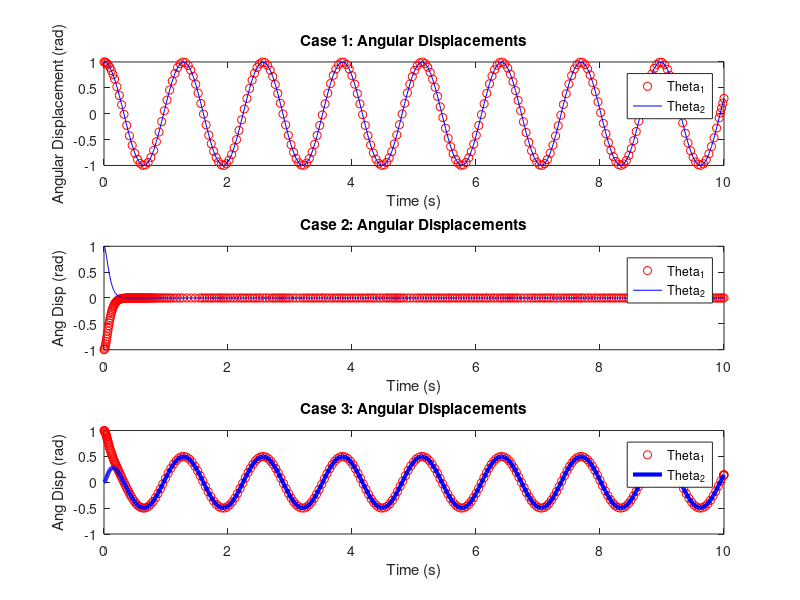
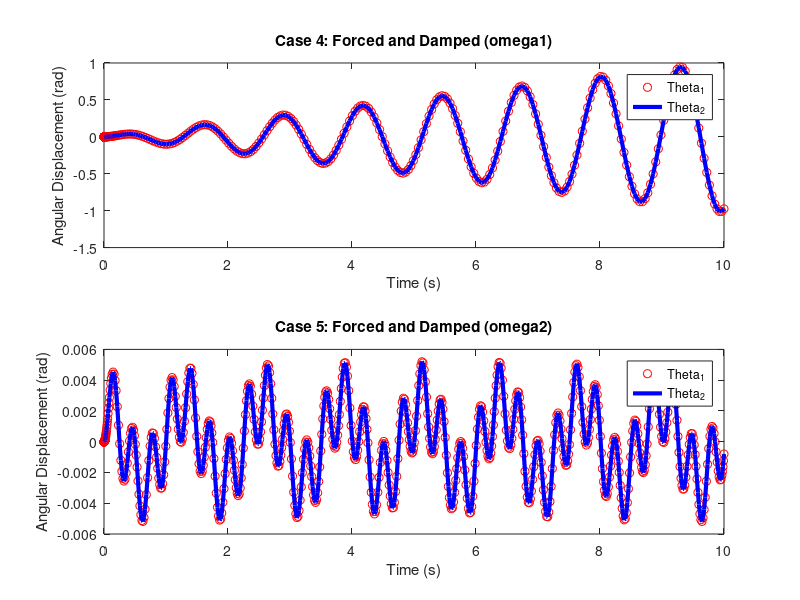

These charts were generated, in order, by the following MATLAB code:
% Given parameters
m1 = 1; m2 = 1;
b = 1;
a = b/4;
k1 = 2; k2 = 2;
k = 1;
c = 0.1;



% MOI
I1 = m1 * a^2 * (1/12);
I2 = m2 * a^2 * (1/12);

% Mass matrix M
M = [I1, 0; 0, I2];

% Stiffness matrix K
K = [k1 * a^2 + k * b^2, -k * b^2; -k * b^2, k2 * a^2 + k * b^2];

% natural freq
[eigvecs, eigvals] = eig(inv(M) * K);
natural_frequencies = sqrt(diag(eigvals)); % rad/s
C = c * b^2 * [1 -1; -1 1];


ode_func = @(t, x) [x(3); x(4); ...
                    -inv(M) * (C * [x(3); x(4)] + K * [x(1); x(2)])];


t_span = [0, 10];


initial_conditions_case1 = [1; 1; 0; 0]; % Case 1: Initial displacement 1 rad, velocity 0
initial_conditions_case2 = [-1; 1; 0; 0]; % Case 2: Initial displacement -1 rad and 1 rad, velocity 0
initial_conditions_case3 = [1; 0; 0; 0]; % Case 3: Initial displacement 1 rad, velocity 0

% Solve the ODE for each case
[t1, x1] = ode45(ode_func, t_span, initial_conditions_case1);
[t2, x2] = ode45(ode_func, t_span, initial_conditions_case2);
[t3, x3] = ode45(ode_func, t_span, initial_conditions_case3);

% plotting
figure;
subplot(3,1,1);
plot(t1, x1(:,1), 'ro');
hold on;
plot(t1, x1(:,2), 'b');
title('Case 1: Angular Displacements');
xlabel('Time (s)');
ylabel('Angular Displacement (rad)');
legend('Theta_1', 'Theta_2');

subplot(3,1,2);
plot(t2, x2(:,1), 'ro');
hold on;
plot(t2, x2(:,2), 'b');
title('Case 2: Angular Displacements');
xlabel('Time (s)');
ylabel('Ang Disp (rad)');
legend('Theta_1', 'Theta_2');

subplot(3,1,3);
plot(t3, x3(:,1), 'ro');
hold on;
plot(t3, x3(:,2), 'b', 'LineWidth',3);
title('Case 3: Angular Displacements');
xlabel('Time (s)');
ylabel('Ang Disp (rad)');
legend('Theta_1', 'Theta_2');


% Forced and damped problem (Cases 4 and 5)

F1 = 1; % Force on rod 1
F2 = 1; % Force on rod 2

omega1 = natural_frequencies(1); % First mode frequency
omega2 = natural_frequencies(2); % Second mode frequency

% Modify the ODE function to include external forces
ode_func_forced = @(t, x, omega) [x(3); x(4); ...
                                   -inv(M) * (C * [x(3); x(4)] + K * [x(1); x(2)]) + ...
                                   [F1 * cos(omega * t); F2 * cos(omega * t)]];
                               
% Solve
[t4, x4] = ode45(@(t, x) ode_func_forced(t, x, omega1), t_span, [0; 0; 0; 0]);
[t5, x5] = ode45(@(t, x) ode_func_forced(t, x, omega2), t_span, [0; 0; 0; 0]);

% Plotting
figure;
subplot(2,1,1);
plot(t4, x4(:,1), 'ro');
hold on;
plot(t4, x4(:,2), 'b', 'LineWidth', 3);
title('Case 4: Forced and Damped (omega1)');
xlabel('Time (s)');
ylabel('Angular Displacement (rad)');
legend('Theta_1', 'Theta_2');

subplot(2,1,2);
plot(t5, x5(:,1), 'ro');
hold on;
plot(t5, x5(:,2), 'b', 'LineWidth', 3);
title('Case 5: Forced and Damped (omega2)');
xlabel('Time (s)');
ylabel('Angular Displacement (rad)');
legend('Theta_1', 'Theta_2');
